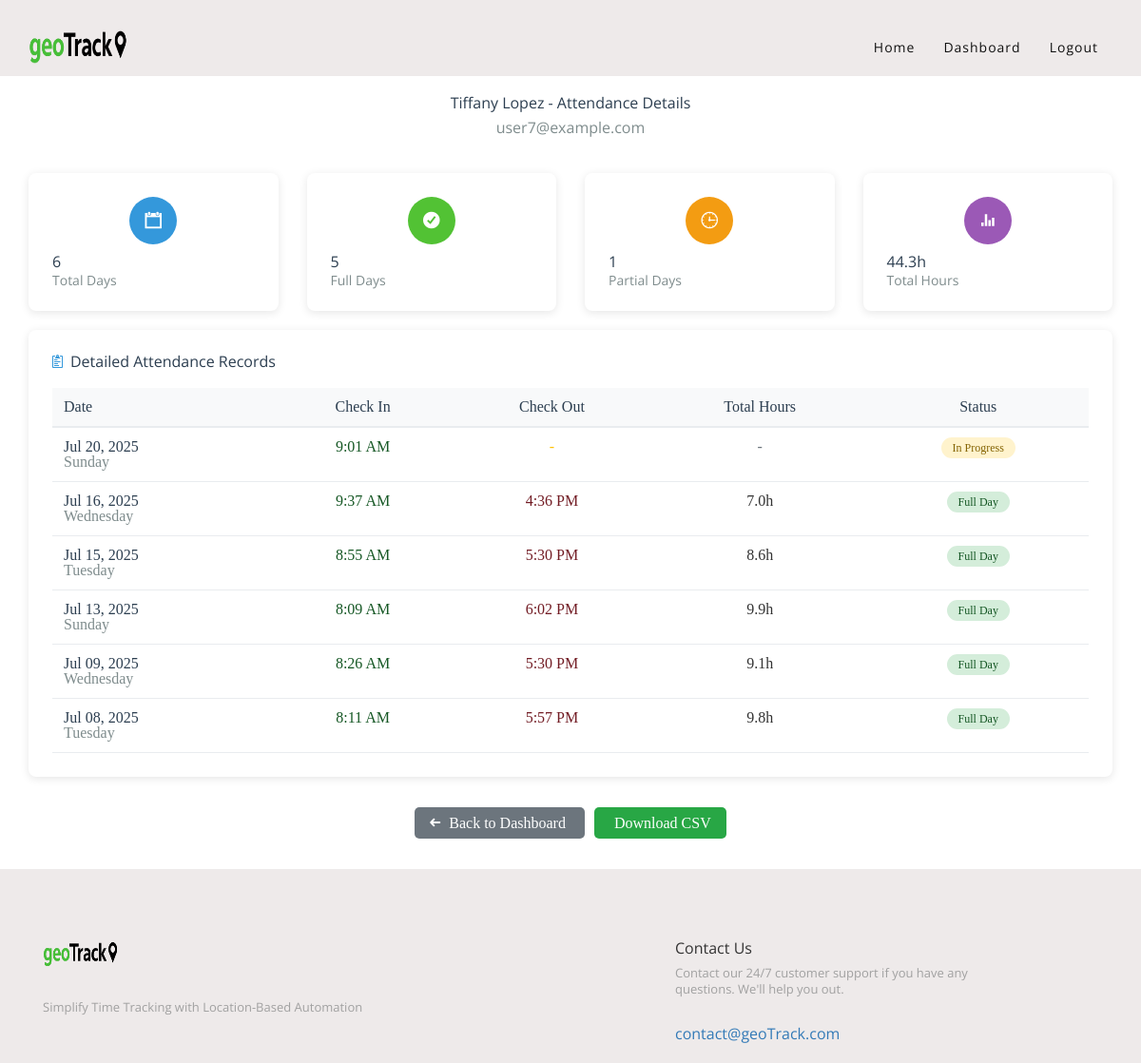
/member-attendance/11/ (signed in), run on the app's committed database.
### myapp/models.py (models this page shows, shortened)
class CustomUser(AbstractBaseUser, PermissionsMixin):
    CHOICES = (
        ("staff", "Staff"),
        ("member", "Member"),
    )
    DEPARTMENT_CHOICES = (
        ('communication', 'Communication'),
        ('creatives', 'Creatives'),
        ('tech_department', 'Tech Department'),
        ('community_experience', 'Community Experience'),
        ('youth_engagement', 'Youth Engagement'),
        ('heritage', 'Heritage'),
        ('admin', 'Admin'),
        ('finance', 'Finance'),
        ('entrepreneurship', 'Entrepreneurship'),
    )
    email = models.EmailField(max_length=255, unique=True, verbose_name=_("Email Address"))
    first_name = models.CharField(max_length=100, verbose_name=_("First Name"))
    last_name = models.CharField(max_length=100, verbose_name=_("Last Name"))
    is_staff = models.BooleanField(default=False)
    is_superuser = models.BooleanField(default=False)
    is_verified = models.BooleanField(default=False)
    is_active = models.BooleanField(default=True)
    date_joined = models.DateTimeField(auto_now_add=True)
    last_login = models.DateTimeField(auto_now=True)
    user_type = models.CharField(max_length=15 ,choices=CHOICES, default='member', db_index=True)
    department = models.CharField(max_length=25, choices=DEPARTMENT_CHOICES, null=True)
    USERNAME_FIELD = "email"
    REQUIRED_FIELDS = ["first_name", "last_name"]
    objects = UserManager()

class Attendance(models.Model):
    user = models.ForeignKey(CustomUser, on_delete=models.CASCADE)
    date = models.DateField()
    checkin_time = models.DateTimeField(null=True, blank=True)  # Store clock-in time
    checkout_time = models.DateTimeField(null=True, blank=True)  # Store clock-out time
    checkin_latitude = models.FloatField(null=True, blank=True)  # Latitude for clock-in location
    checkin_longitude = models.FloatField(null=True, blank=True)  # Longitude for clock-in location
    checkout_latitude = models.FloatField(null=True, blank=True)  # Latitude for clock-out location
    checkout_longitude = models.FloatField(null=True, blank=True)  # Longitude for clock-out location
    checkin_address = models.TextField(null=True, blank=True)
    checkout_address = models.TextField(null=True, blank=True)
    class Meta:
        unique_together = ("user", "date")
        ordering = ["-date"]

### myapp/views.py (the view)
# urls.py: path('member-attendance/<int:member_id>/', MemberAttendanceDetailView.as_view(), name='member_attendance_detail'),
class MemberAttendanceDetailView(LoginRequiredMixin, UserPassesTestMixin, TemplateView):
    template_name = "myapp/member_attendance_detail.html"
    def test_func(self):
        return self.request.user.is_staff
    def get_object(self):
        member_id = self.kwargs.get('member_id')
        current_staff = self.request.user
        if current_staff.department:
            member = get_object_or_404(
                CustomUser,
                id=member_id,
                user_type='member',
                department=current_staff.department
            )
        else:
            member = get_object_or_404(CustomUser, id=member_id, user_type='member')
        return member
    def get_context_data(self, **kwargs):
        ctx = super().get_context_data(**kwargs)
        member = self.get_object()
        attendance_records = Attendance.objects.filter(user=member).order_by('-date')
        records_with_hours = []
        total_hours = 0
        full_days = 0
        partial_days = 0
        for record in attendance_records:
            record_data = record
            if record.checkin_time and record.checkout_time:
                time_diff = record.checkout_time - record.checkin_time
                hours = time_diff.total_seconds() / 3600
                record_data.total_hours = hours
                total_hours += hours
                full_days += 1
            elif record.checkin_time:
                record_data.total_hours = None
                partial_days += 1
            else:
                record_data.total_hours = None
            records_with_hours.append(record_data)
        ctx.update({
            'member': member,
            'attendance_records': records_with_hours,
            'total_days': attendance_records.count(),
            'full_days': full_days,
            'partial_days': partial_days,
            'total_hours': total_hours,
        })
        return ctx

### templates/myapp/member_attendance_detail.html (shortened to what this page needs)
{% extends './base.html' %}
{% load static %}
{% block content %}
<div class="container" style="margin-top: 100px; min-height: 500px;">
    <div class="row">
        <div class="col-md-12">
            <div class="text-center">
                <h2 style="color: #2c3e50; margin-bottom: 10px;">
                    {{ member.first_name }} {{ member.last_name }} - Attendance Details
                </h2>
                <p style="color: #7f8c8d; font-size: 16px;">{{ member.email }}</p>
            </div>
        </div>
    </div>
    <div class="row" style="margin-top: 40px;">
        <div class="col-md-3">
            <div style="background: white; padding: 25px; border-radius: 8px; box-shadow: 0 2px 10px rgba(0,0,0,0.1); text-center; margin-bottom: 20px;">
                <div style="background: #3498db; color: white; width: 50px; height: 50px; border-radius: 50%; display: flex; align-items: center; justify-content: center; margin: 0 auto 10px; font-size: 20px;">
                    <i class="ion-calendar"></i>
                </div>
                <h3 style="color: #2c3e50; margin-bottom: 5px;">{{ total_days }}</h3>
                <p style="color: #7f8c8d; font-size: 14px;">Total Days</p>
            </div>
        </div>
        <div class="col-md-3">
            <div style="background: white; padding: 25px; border-radius: 8px; box-shadow: 0 2px 10px rgba(0,0,0,0.1); text-center; margin-bottom: 20px;">
                <div style="background: #52c234; color: white; width: 50px; height: 50px; border-radius: 50%; display: flex; align-items: center; justify-content: center; margin: 0 auto 10px; font-size: 20px;">
                    <i class="ion-checkmark-circled"></i>
                </div>
                <h3 style="color: #2c3e50; margin-bottom: 5px;">{{ full_days }}</h3>
                <p style="color: #7f8c8d; font-size: 14px;">Full Days</p>
            </div>
        </div>
        <div class="col-md-3">
            <div style="background: white; padding: 25px; border-radius: 8px; box-shadow: 0 2px 10px rgba(0,0,0,0.1); text-center; margin-bottom: 20px;">
                <div style="background: #f39c12; color: white; width: 50px; height: 50px; border-radius: 50%; display: flex; align-items: center; justify-content: center; margin: 0 auto 10px; font-size: 20px;">
                    <i class="ion-clock"></i>
                </div>
                <h3 style="color: #2c3e50; margin-bottom: 5px;">{{ partial_days }}</h3>
                <p style="color: #7f8c8d; font-size: 14px;">Partial Days</p>
            </div>
        </div>
        <div class="col-md-3">
            <div style="background: white; padding: 25px; border-radius: 8px; box-shadow: 0 2px 10px rgba(0,0,0,0.1); text-center; margin-bottom: 20px;">
                <div style="background: #9b59b6; color: white; width: 50px; height: 50px; border-radius: 50%; display: flex; align-items: center; justify-content: center; margin: 0 auto 10px; font-size: 20px;">
                    <i class="ion-stats-bars"></i>
                </div>
                <h3 style="color: #2c3e50; margin-bottom: 5px;">{{ total_hours|floatformat:1 }}h</h3>
                <p style="color: #7f8c8d; font-size: 14px;">Total Hours</p>
            </div>
        </div>
    </div>
    <div class="row" style="margin-bottom: 40px;">
        <div class="col-md-12">
            <div style="background: white; padding: 25px; border-radius: 8px; box-shadow: 0 2px 10px rgba(0,0,0,0.1);">
                <h4 style="color: #2c3e50; margin-bottom: 20px; display: flex; align-items: center;">
                    <i class="ion-clipboard" style="margin-right: 8px; color: #3498db;"></i>
                    Detailed Attendance Records
                </h4>
                {% if attendance_records %}
                    <div style="overflow-x: auto;">
                        <table style="width: 100%; border-collapse: collapse;">
                            <thead>
                                <tr style="background: #f8f9fa;">
                                    <th style="padding: 12px; text-align: left; color: #2c3e50; border-bottom: 2px solid #e9ecef;">Date</th>
                                    <th style="padding: 12px; text-align: center; color: #2c3e50; border-bottom: 2px solid #e9ecef;">Check In</th>
                                    <th style="padding: 12px; text-align: center; color: #2c3e50; border-bottom: 2px solid #e9ecef;">Check Out</th>
                                    <th style="padding: 12px; text-align: center; color: #2c3e50; border-bottom: 2px solid #e9ecef;">Total Hours</th>
                                    <th style="padding: 12px; text-align: center; color: #2c3e50; border-bottom: 2px solid #e9ecef;">Status</th>
                                </tr>
                            </thead>
                            <tbody>
                                {% for record in attendance_records %}
                                <tr style="border-bottom: 1px solid #e9ecef;">
                                    <td style="padding: 12px; color: #2c3e50; font-weight: 500;">
                                        {{ record.date|date:"M d, Y" }}
                                        <br>
                                        <small style="color: #7f8c8d;">{{ record.date|date:"l" }}</small>
                                    </td>
                                    <td style="padding: 12px; text-align: center; color: #155724;">
                                        {% if record.checkin_time %}
                                            {{ record.checkin_time|time:"g:i A" }}
                                        {% else %}
                                            <span style="color: #dc3545;">-</span>
                                        {% endif %}
                                    </td>
                                    <td style="padding: 12px; text-align: center; color: #721c24;">
                                        {% if record.checkout_time %}
                                            {{ record.checkout_time|time:"g:i A" }}
                                        {% else %}
                                            <span style="color: #ffc107;">-</span>
                                        {% endif %}
                                    </td>
                                    <td style="padding: 12px; text-align: center; font-weight: 500;">
                                        {% if record.total_hours %}
                                            {{ record.total_hours|floatformat:1 }}h
                                        {% else %}
                                            <span style="color: #6c757d;">-</span>
                                        {% endif %}
                                    </td>
                                    <td style="padding: 12px; text-align: center;">
                                        {% if not record.checkin_time %}
                                            <span style="background: #f8d7da; color: #721c24; padding: 4px 12px; border-radius: 15px; font-size: 12px; font-weight: 500;">
                                                No Show
                                            </span>
                                        {% elif record.checkin_time and not record.checkout_time %}
                                            <span style="background: #fff3cd; color: #856404; padding: 4px 12px; border-radius: 15px; font-size: 12px; font-weight: 500;">
                                                In Progress
                                            </span>
                                        {% elif record.checkin_time and record.checkout_time %}
                                            <span style="background: #d4edda; color: #155724; padding: 4px 12px; border-radius: 15px; font-size: 12px; font-weight: 500;">
                                                Full Day
                                            </span>
                                        {% endif %}
                                    </td>
                                </tr>
                                {% endfor %}
                            </tbody>
                        </table>
                    </div>
                {% else %}
                    <div style="text-align: center; padding: 40px; color: #7f8c8d;">
                        <i class="ion-clipboard" style="font-size: 48px; margin-bottom: 15px; display: block;"></i>
                        <p>No attendance records found for this member.</p>
                    </div>
                {% endif %}
            </div>
        </div>
    </div>
    <div class="row" style="margin-bottom: 40px;">
        <div class="col-md-12" style="text-align: center;">
            <a href="{% url 'myapp:staff_dashboard' %}"
               style="background: #6c757d; color: white; padding: 8px 16px; border-radius: 5px; text-decoration: none; margin-right: 10px;">
                <i class="ion-arrow-left-c" style="margin-right: 5px;"></i>
                Back to Dashboard
            </a>
            <a href="{% url 'myapp:export_member_attendance' member.id %}"
               style="background: #28a745; color: white; padding: 8px 16px; border-radius: 5px; text-decoration: none;">
                Download CSV
            </a>
        </div>
    </div>
</div>
{% endblock %}

### static/myapp/assets/css/style.css (style rules this page uses)
html, body, div, span, applet, object, iframe, h1, h2, h3, h4, h5, h6, p, blockquote, pre, a, abbr, acronym, address, big, cite, code, del, dfn, em, img, ins, kbd, q, s, samp, small, strike, strong, sub, sup, tt, var, b, u, i, center, dl, dt, dd, ol, ul, li, fieldset, form, label, legend, table, caption, tbody, tfoot, thead, tr, th, td, article, aside, canvas, details, embed, figure, figcaption, footer, header, hgroup, menu, nav, output, ruby, section, summary, time, mark, audio, video { margin: 0; padding: 0; border: 0; font-size: 100%; font: inherit; vertical-align: baseline; }
body { line-height: 1; }
table { border-collapse: collapse; border-spacing: 0; }
html * { -webkit-font-smoothing: antialiased; -moz-osx-font-smoothing: grayscale; }
*, *:after, *:before { -webkit-box-sizing: border-box; -moz-box-sizing: border-box; box-sizing: border-box; }
h1, h2, h3, h4, h5, h6 { font-family: Open Sans; }
p { font-family: Open Sans; }

### data on the page
CustomUser: first_name "Tiffany", last_name "Lopez", email "user7@example.com"
Attendance: date "Jul 20, 2025", date "Sunday", checkin_time "9:01 AM", shows "In Progress"
Attendance: date "Jul 16, 2025", date "Wednesday", checkin_time "9:37 AM", checkout_time "4:36 PM", total_hours "7.0", shows "Full Day"
Attendance: date "Jul 15, 2025", date "Tuesday", checkin_time "8:55 AM", checkout_time "5:30 PM", total_hours "8.6", shows "Full Day"
Attendance: date "Jul 13, 2025", date "Sunday", checkin_time "8:09 AM", checkout_time "6:02 PM", total_hours "9.9", shows "Full Day"
Attendance: date "Jul 09, 2025", date "Wednesday", checkin_time "8:26 AM", checkout_time "5:30 PM", total_hours "9.1", shows "Full Day"
Attendance: date "Jul 08, 2025", date "Tuesday", checkin_time "8:11 AM", checkout_time "5:57 PM", total_hours "9.8", shows "Full Day"

### other printed values
{{ total_days }} "6"
{{ full_days }} "5"
{{ partial_days }} "1"
{{ total_hours|floatformat:1 }} "44.3"
